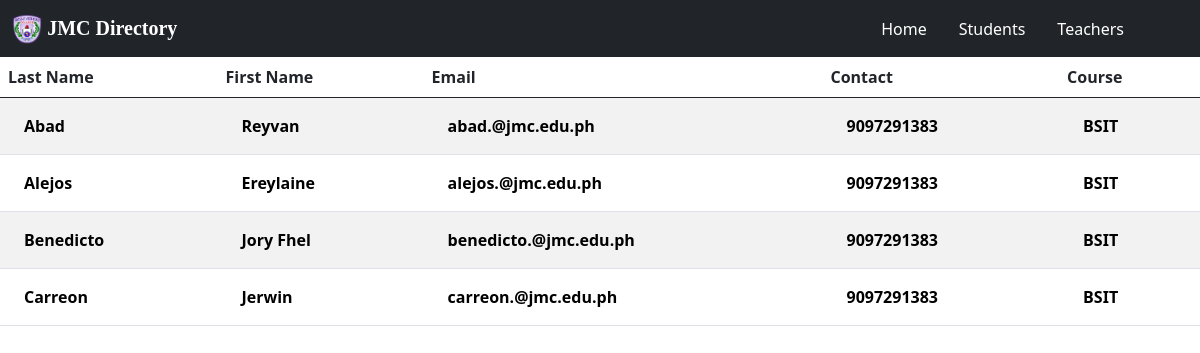
The page /students/ on the database its author committed.
### class_records/models.py (models this page shows, shortened)
class Student(models.Model):
    First_name=models.CharField(max_length=200)
    Last_name=models.CharField(max_length=200)
    Email=models.CharField(max_length=50)
    Contact=models.IntegerField()
    Address=models.CharField(max_length=200)
    Course=models.CharField(max_length=10)

### class_records/views.py (the view)
# urls.py: path('students/', views.all_students, name='all_students'),
def all_students(request):
    students = Student.objects.all()
    return render(request, 'class_records/students.html', {'students': students,})

### class_records/templates/class_records/students.html
{% extends 'class_records/base.html' %}
{% block content %}
     <div class="table-responsive">
<table class="table table-striped table-hover">
  <thead>
        <tr>
            <th>Last Name</th>
            <th>First Name</th>
            <th>Email</th>
            <th>Contact</th>
            <th>Course</th>
        </tr>
  </thead>
    <tbody>
            {%  for student in students %}
            <tr>
                <th><a href="{% url 'class_records:student' student.id %}" class="nav-link" style="color:black">{{student.Last_name}}</a></th>
                <th><a href="{% url 'class_records:student' student.id %}" class="nav-link" style="color:black">{{student.First_name}}</a></th>
                <th><a href="{% url 'class_records:student' student.id %}" class="nav-link" style="color:black">{{student.Email}}</a></th>
                <th><a href="{% url 'class_records:student' student.id %}" class="nav-link" style="color:black">{{student.Contact}}</a></th>
                <th><a href="{% url 'class_records:student' student.id %}" class="nav-link" style="color:black">{{student.Course}}</a></th>
            </tr>
            {%  endfor %}
    </tbody>
</table>
     </div>
{% endblock %}

### class_records/templates/class_records/base.html (shortened to what this page needs)
<!Doctype html>
<html lang="en">
  <head>
    <link href="https://cdn.jsdelivr.net/npm/bootstrap@5.0.0-beta3/dist/css/bootstrap.min.css" rel="stylesheet">
  </head>
  <body>
  {% load static %}
          <nav class="navbar navbar-dark bg-dark">
          <div class="container-fluid" style="padding-right: 60px">
            <a class="navbar-brand" href="{% url 'class_records:home' %}">
              <img src="{% static 'records/jmc_logo.png' %}" alt="" width="30" height="30" class="d-inline-block align-text-top">
              <b style="font-family: 'Lato,sans-serif'">JMC Directory</b>
            </a>
              <ul class="nav justify-content-end">
          <li class="nav-item">
            <a class="nav-link active" aria-current="page" style="color:white" href="{% url 'class_records:home' %}">Home</a>
          </li>
          <li class="nav-item">
            <a class="nav-link" style="color:white" href="{% url 'class_records:all_students' %}">Students</a>
          </li>
          <li class="nav-item">
            <a class="nav-link" style="color:white" href="{% url 'class_records:all_teachers' %}">Teachers</a>
          </li>
        </ul>
          </div>
        </nav>
        {% block content %} {% endblock %}
  </body>
</html>

### class_records/templates/class_records/base.html (style rules this page uses)
thead { display: table-header-group; }

### rows shown on the page
Student: Last_name "Abad", First_name "Reyvan", Email "abad.@jmc.edu.ph", Contact "9097291383", Course "BSIT"
Student: Last_name "Alejos", First_name "Ereylaine", Email "alejos.@jmc.edu.ph", Contact "9097291383", Course "BSIT"
Student: Last_name "Benedicto", First_name "Jory Fhel", Email "benedicto.@jmc.edu.ph", Contact "9097291383", Course "BSIT"
Student: Last_name "Carreon", First_name "Jerwin", Email "carreon.@jmc.edu.ph", Contact "9097291383", Course "BSIT"
